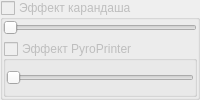
           <widget class="QGroupBox" name="pencilEffect">
            <property name="enabled">
             <bool>false</bool>
            </property>
            <property name="title">
             <string>Эффект карандаша</string>
            </property>
            <property name="checkable">
             <bool>true</bool>
            </property>
            <property name="checked">
             <bool>false</bool>
            </property>
            <layout class="QGridLayout" name="gridLayout_10">
             <property name="leftMargin">
              <number>0</number>
             </property>
             <property name="topMargin">
              <number>0</number>
             </property>
             <property name="rightMargin">
              <number>0</number>
             </property>
             <property name="bottomMargin">
              <number>0</number>
             </property>
             <item row="0" column="0">
              <widget class="QSlider" name="pencil">
               <property name="minimum">
                <number>2</number>
               </property>
               <property name="maximum">
                <number>55</number>
               </property>
               <property name="orientation">
                <enum>Qt::Horizontal</enum>
               </property>
               <property name="invertedAppearance">
                <bool>false</bool>
               </property>
               <property name="invertedControls">
                <bool>true</bool>
               </property>
              </widget>
             </item>
             <item row="1" column="0">
              <widget class="QGroupBox" name="gainEffect">
               <property name="enabled">
                <bool>false</bool>
               </property>
               <property name="title">
                <string>Эффект PyroPrinter</string>
               </property>
               <property name="checkable">
                <bool>true</bool>
               </property>
               <property name="checked">
                <bool>false</bool>
               </property>
               <layout class="QGridLayout" name="gridLayout_3">
                <property name="leftMargin">
                 <number>0</number>
                </property>
                <property name="topMargin">
                 <number>0</number>
                </property>
                <property name="rightMargin">
                 <number>0</number>
                </property>
                <property name="bottomMargin">
                 <number>0</number>
                </property>
                <property name="spacing">
                 <number>0</number>
                </property>
                <item row="0" column="0">
                 <widget class="QSlider" name="gain">
                  <property name="enabled">
                   <bool>false</bool>
                  </property>
                  <property name="minimum">
                   <number>1</number>
                  </property>
                  <property name="maximum">
                   <number>100</number>
                  </property>
                  <property name="singleStep">
                   <number>0</number>
                  </property>
                  <property name="pageStep">
                   <number>0</number>
                  </property>
                  <property name="orientation">
                   <enum>Qt::Horizontal</enum>
                  </property>
                  <property name="invertedAppearance">
                   <bool>false</bool>
                  </property>
                  <property name="invertedControls">
                   <bool>false</bool>
                  </property>
                 </widget>
                </item>
               </layout>
              </widget>
             </item>
            </layout>
           </widget>
